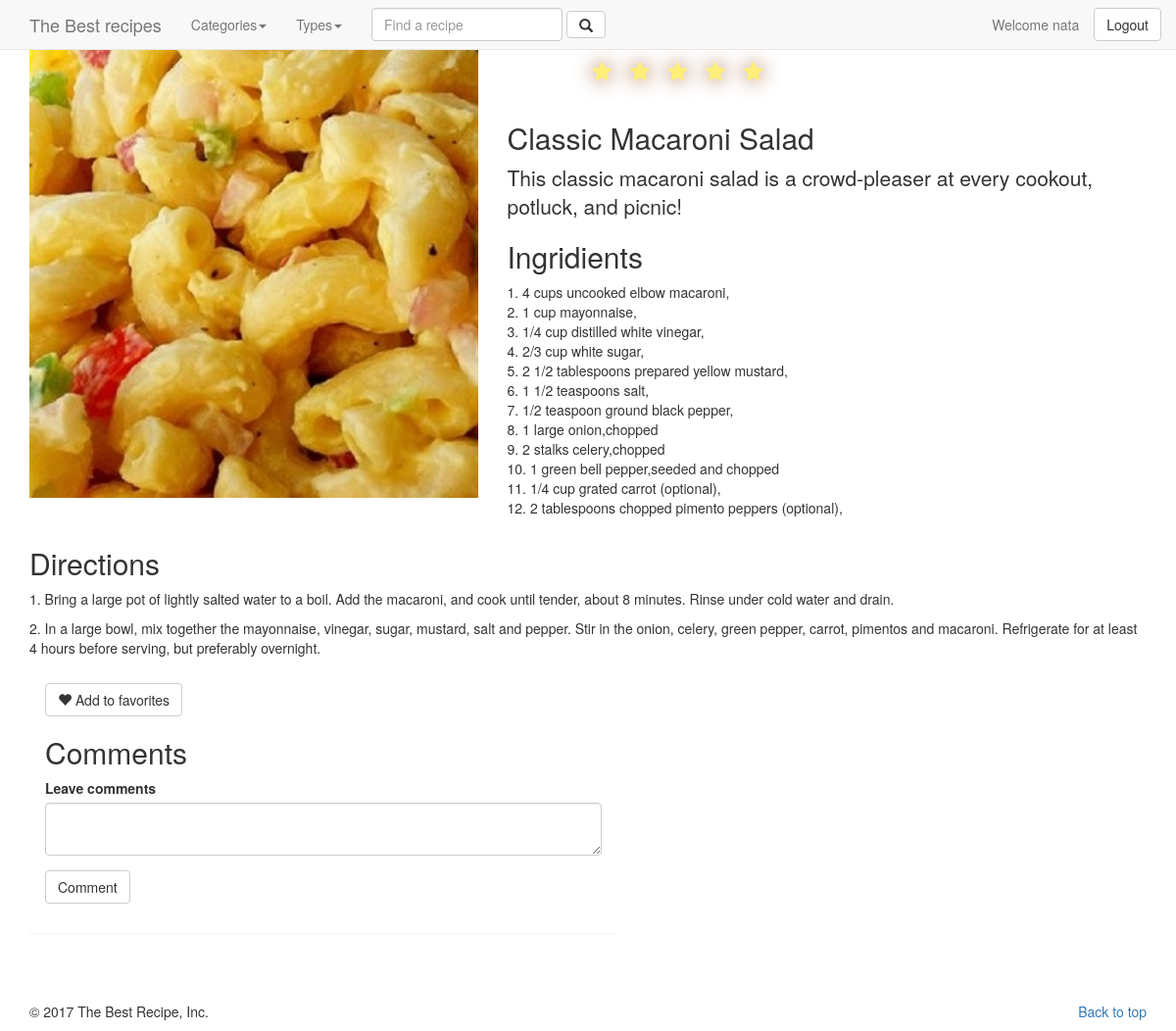
Page /recipe.dev/recipe/index?id=13 (signed in) on the earlier database version.
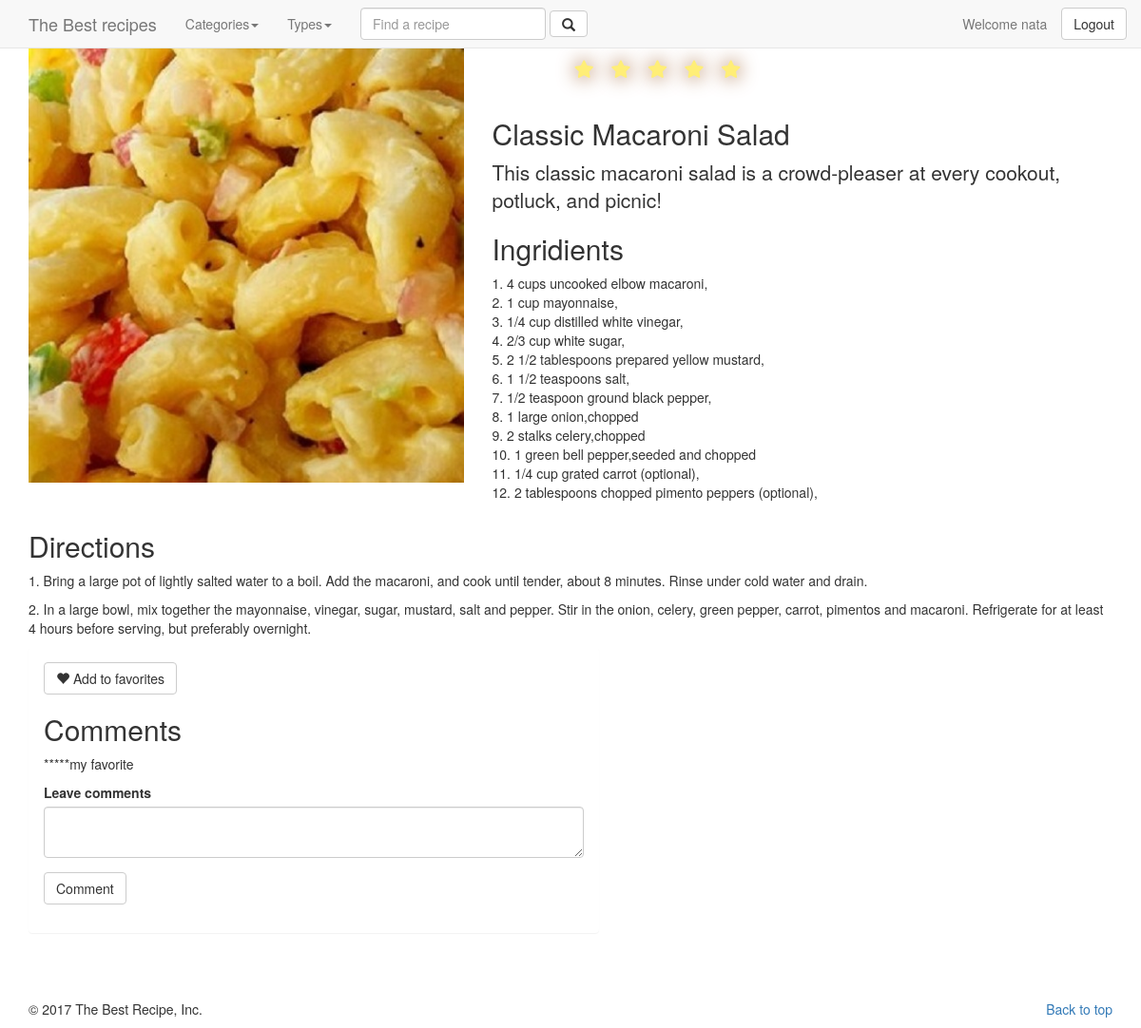
Same page on the later database version.
### tables this page shows
CREATE TABLE `recipe` (
  `id` int(11) NOT NULL,
  `name` varchar(30) NOT NULL,
  `prepare_time` int(11) NOT NULL COMMENT 'minutes',
  `cook_time` int(11) NOT NULL COMMENT 'minutes',
  `calorie` int(11) NOT NULL,
  `type_id` int(11) NOT NULL,
  `serving` int(2) NOT NULL,
  `date` timestamp NOT NULL DEFAULT CURRENT_TIMESTAMP,
  `image` varchar(30) NOT NULL,
  `user_id` int(11) NOT NULL,
  `description` text NOT NULL
);

CREATE TABLE `recipe_ingridient` (
  `id` int(11) NOT NULL,
  `recipe_id` int(11) NOT NULL,
  `name` varchar(50) NOT NULL,
  `quantity` varchar(30) NOT NULL,
  `description` varchar(50) NOT NULL
);

CREATE TABLE `recipe_prepare` (
  `id` int(11) NOT NULL,
  `recipe_id` int(11) NOT NULL,
  `step` int(11) NOT NULL,
  `description` text NOT NULL
);

CREATE TABLE `recipe_comment` (
  `id` int(11) NOT NULL,
  `recipe_id` int(11) NOT NULL,
  `comment` text NOT NULL,
  `user_id` int(11) NOT NULL
);

### recipe.dev/controllers/recipe.php (called while the page is built)
<?php
class Recipe extends Controller{
	protected function Index(){
		$viewmodel = new RecipeModel();
		$this->returnView($viewmodel->Index(), true);
	}
}

### recipe.dev/classes/Model.php (called while the page is built, shortened)
<?php
abstract class Model{
	protected $dbh;
	protected $stmt;
	public function __construct(){
		$this->dbh = new PDO("mysql:host=".DB_HOST.";dbname=".DB_NAME, DB_USER, DB_PASS);
	}
	public function query($query){
		$this->stmt = $this->dbh->prepare($query);
	}
	public function execute(){
		$this->stmt->execute();
	}
	public function resultSet(){
		$this->execute();
		return $this->stmt->fetchAll(PDO::FETCH_ASSOC);
	}
}

### recipe.dev/models/recipe.php (called while the page is built, shortened)
<?php
class RecipeModel extends Model{
	public function Index(){
		$result=$this->FillNavbar();
		$params=array();
		$where='';
		$url=parse_url($_SERVER["REQUEST_URI"]);
		if(!empty($url['query'])){
			parse_str($url['query'], $params);
				if(isset($params['id'])){
					$id=$params['id'];
					$where=" WHERE recipe.id =".$id ;
				}
		}
		$sql = "SELECT recipe.*,rating.rating,type.name as type
				  FROM recipe
				  LEFT JOIN
	              (SELECT recipe_id,ROUND((SUM(rating)/COUNT(DISTINCT id)),2) as rating
                  FROM `recipe_rating`
                  GROUP BY recipe_id ORDER BY rating DESC) AS rating
                  ON recipe.id=rating.recipe_id
                  INNER JOIN type ON recipe.type_id = type.id
                  ".$where."
				  GROUP BY recipe.id
				  ORDER BY rating.rating DESC; ";
		$this->query($sql);
		$recipes = $this->resultSet();
		$ingr = array();
		$stp = array();
		$cmt = array();
		foreach ($recipes as $value) {
			$sql = "SELECT * FROM recipe_ingridient WHERE recipe_id = ".$value['id']." ORDER BY id";
			$this->query($sql);
			$ingridients = $this->resultSet();
			$ingr[$value['id']]=$ingridients;
			$sql = "SELECT * FROM recipe_prepare WHERE recipe_id = ".$value['id']." ORDER BY step";
 			$this->query($sql);
			$steps = $this->resultSet();
			$stp[$value['id']]=$steps;
			$sql = "SELECT * FROM recipe_comment WHERE recipe_id = ".$value['id'];
 			$this->query($sql);
			$comments = $this->resultSet();
			$cmt[$value['id']]=$comments;
		}
		$result = array_merge($result , array('recipes' => $recipes),  array('ingridients' =>$ingr), array('steps' => $stp) ,array('comments' => $cmt));
		return $result;
	}
	private function FillNavbar(){
		$categories = $this->resultSet();
		$types = $this->resultSet();
		$result=array( 'categories' => $categories , 'types' => $types );
		return $result;
	}
}

### recipe.dev/views/main.php (the view, shortened to what the changed rows need)
<html>
<head>
	<link rel="stylesheet" href="<?php echo ROOT_PATH; ?>public/css/bootstrap.css">
  <link href="<?php echo ROOT_PATH; ?>public/css/bootstrap.min.css" rel="stylesheet">
  <link href="<?php echo ROOT_PATH; ?>public/css/style.css" rel="stylesheet">
  <link rel="stylesheet" href="https://maxcdn.bootstrapcdn.com/bootstrap/3.3.7/css/bootstrap.min.css">
  <link rel="stylesheet" href="//netdna.bootstrapcdn.com/font-awesome/4.2.0/css/font-awesome.min.css">
</head>
<body>
    <div style="margin-top: 50px">
     	<?php require($view); ?>
</body>
</html>

### recipe.dev/views/recipe/index.php (shortened to what the changed rows need)
<div class="container marketing" style="margin-top: 20px">
<?php foreach($viewmodel['recipes'] as $value) {?>
    <div class="row featurette">
    	<div class="col-md-7 col-md-push-5">
		<?php if(isset($_SESSION['is_logged_in'])) : ?>
			<div class="stars">
				<form action="#" method="post">
				    <label class="star star-5" for="star-5"></label>
				    <label class="star star-4" for="star-4"></label>
				    <label class="star star-3" for="star-3"></label>
				    <label class="star star-2" for="star-2"></label>
				    <label class="star star-1" for="star-1"></label>
				</form>
			</div>
		<?php endif; ?>
		<h2 class="featurette-heading"><?php echo $value['name']?></h2>
		<p class="lead"><?php echo $value['description']?></p>
		<h2 class="featurette-heading">Ingridients</h2>
		<p>
		<?php
		$i=1;
		foreach ($viewmodel['ingridients'][$value['id']]  as $val) {
		 echo $i.". ".$val['quantity']." ".$val['name'].",".$val['description']."<br/>";
		 $i++;
		}
		?>
		</p>
		</div>
	<div class="col-md-5 col-md-pull-7">
		<img class="featurette-image img-responsive center-block" data-src="holder.js/500x500/auto" alt="500x500" src="<?php echo ROOT_URL; ?>public/img/recipe/<?php echo $value['image']; ?>">
	</div>
	</div>
	<div style="margin-top: 20px">
	<h2 class="featurette-heading">Directions</h2>
		<?php
			foreach ($viewmodel['steps'][$value['id']]  as $val) {
			echo "<p>".$val['step'].". ".$val['description']."</p>";
			}
      	?>
	</div>
	<?php if(isset($_SESSION['is_logged_in'])) : ?>
		<div class="panel" style="width:600px">
			 <div class="panel-body">
				<form method="post" action="<?php $_SERVER['PHP_SELF']; ?>">
			    	<button type="submit" class="btn btn-default" name="favorite" ><span class="glyphicon glyphicon-heart" aria-hidden="true" ></span><?php
			    	echo (isset($_SESSION['favorite'])) ? " Delete from favorites" : " Add to favorites" ; ?></button>
			    </form>
			    <?php
					if(!empty($viewmodel['comments']))	{
						echo "<h2 class='featurette-heading'>Comments</h2>";
						foreach ($viewmodel['comments'][$value['id']]  as $val) {
						echo "<p>*****".$val['comment']."</p>";
						}
					}
			    ?>
			    <form method="post" action="<?php $_SERVER['PHP_SELF']; ?>">
			    	<div class="form-group">
			    		<label>Leave comments</label>
			    		<textarea name="comments" class="form-control"></textarea>
			    	</div>
			    	<input class="btn btn-default" type="submit" name="comment" value="Comment" />
			    </form>
			</div>
		</div>
	<?php endif; ?>
<?php }?>
</div>

Differences in the rows shown:
added recipe_comment: comment "my favorite"
